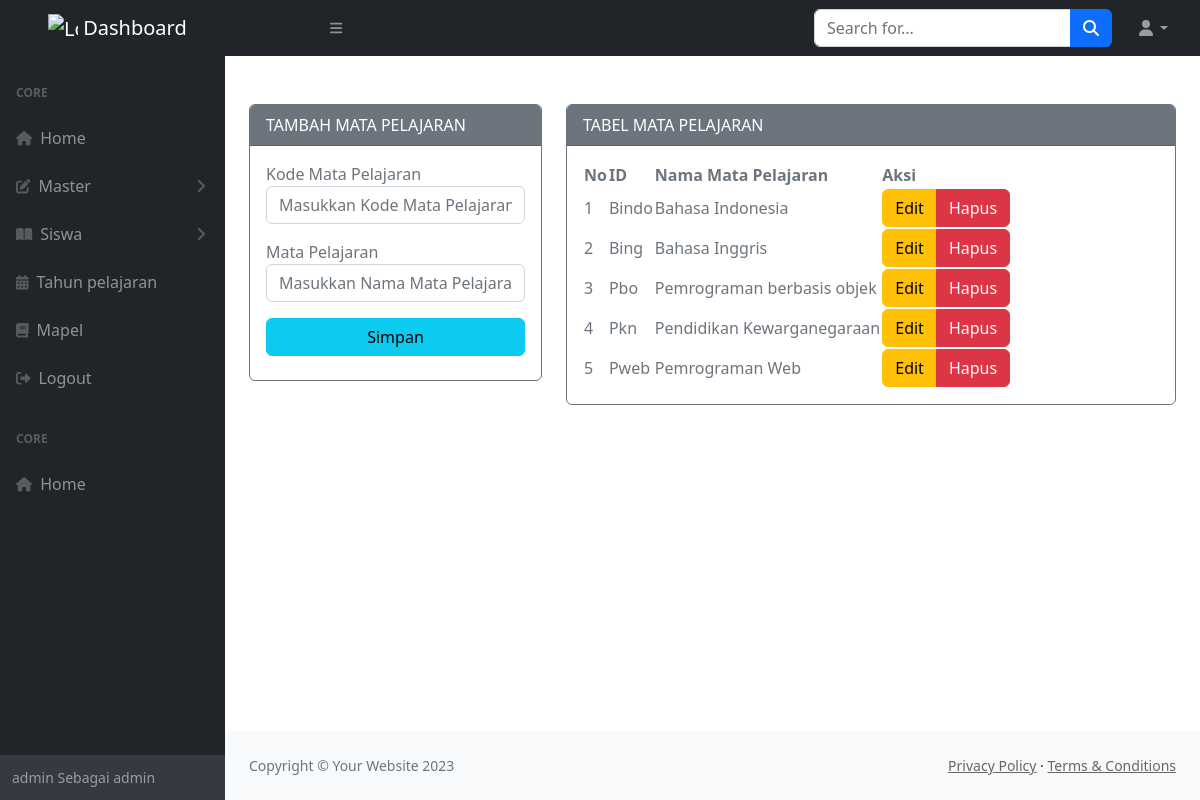
Screenshot of /admin/media.php?module=mapel (signed in) with the database file from the repository.
### tables this page shows
CREATE TABLE `mapel` (
  `kd_mapel` varchar(10) NOT NULL,
  `nama_mapel` varchar(100) NOT NULL
);

### admin/modul/mod_mapel/mapel_v.php (the view, shortened to what this page needs)
<?php
include "../koneksi/koneksi.php";
if (empty($_SESSION['username']) and empty($_SESSION['passuser']) and $_SESSION['login'] == 0) {
    echo "<script>alert('Kembalilah Kejalan yg benar!!!'); window.location = '../../index.php';</script>";
} else {
?>
    <?php
    $update = (isset($_GET['action']) and $_GET['action'] == 'update') ? true : false;
    ?>
    <div class="container mt-5">
        <div class="content-wrapper">
            <div class="container">
                <div class="row">
                    <div class="col-md-4 col-sm-4 col-xs-12">
                        <div class="card border-secondary mb-3">
                            <div class="card-header text-bg-<?= ($update) ? "success" : "secondary" ?>">
                                <?= ($update) ? "EDIT" : "TAMBAH" ?> MATA PELAJARAN
                            </div>
                            <div class="card-body text-secondary">
                                <form action="<?= $_SERVER['REQUEST_URI'] ?>" method="POST" role="form">
                                    <div class="form-group mb-3">
                                        <label>Kode Mata Pelajaran</label>
                                        <input class="form-control" placeholder="Masukkan Kode Mata Pelajaran" name="kd_mapel" type="text" <?= (!$update) ?: 'value="' . $row["kd_mapel"] . '"' ?> />
                                    </div>
                                    <div class="form-group mb-3">
                                        <label>Mata Pelajaran </label>
                                        <input class="form-control" placeholder="Masukkan Nama Mata Pelajaran" name="nama_mapel" type="text" <?= (!$update) ?: 'value="' . $row["nama_mapel"] . '"' ?> />
                                    </div>
                                    <button type="submit" class="btn btn-<?= ($update) ? "success" : "info" ?> btn-block w-100 mb-2">Simpan</button>
                                </form>
                            </div>
                        </div>
                    </div>
                    <div class="col-md-8 col-sm-8 col-xs-12">
                        <div class="card border-secondary mb-3">
                            <div class="card-header text-bg-secondary">
                                TABEL MATA PELAJARAN
                            </div>
                            <div class="card-body text-secondary">
                                <table id="datatablesSimple">
                                    <thead>
                                        <tr>
                                            <th>No</th>
                                            <th>ID</th>
                                            <th>Nama Mata Pelajaran</th>
                                            <th>Aksi</th>
                                        </tr>
                                    </thead>
                                    <tbody>
                                        <tr>
                                            <?php $no = 1; ?>
                                            <?php if ($query = $connect->query("SELECT * FROM mapel")) : ?>
                                                <?php while ($row = $query->fetch_assoc()) : ?>
                                                    <td><?php echo $no++; ?></td>
                                                    <td><?= $row['kd_mapel'] ?></td>
                                                    <td><?= $row['nama_mapel'] ?></td>
                                                    <td class="hidden-print">
                                                        <div class="btn-group">
                                                            <a href="?module=mapel&action=update&key=<?= $row['kd_mapel'] ?>" class="btn btn-warning btn-xs">Edit</a>
                                                            <a href="?module=mapel&action=delete&key=<?= $row['kd_mapel'] ?>" class="btn btn-danger btn-xs">Hapus</a>
                                                        </div>
                                                    </td>
                                        </tr>
                                    <?php endwhile ?>
                                <?php endif ?>
                                    </tbody>
                                </table>
                            </div>
                        </div>
                    </div>
                </div>
            </div>
        </div>
    </div>
<?php } ?>

### admin/modul/mod_mapel/mapel_v.php (style rules this page uses)
a { color: #666; }

### rows the page displays
mapel: kd_mapel "Bindo", nama_mapel "Bahasa Indonesia"
mapel: kd_mapel "Bing", nama_mapel "Bahasa Inggris"
mapel: kd_mapel "Pbo", nama_mapel "Pemrograman berbasis objek"
mapel: kd_mapel "Pkn", nama_mapel "Pendidikan Kewarganegaraan"
mapel: kd_mapel "Pweb", nama_mapel "Pemrograman Web"

### other values shown
$_SESSION['username'] "admin"
$_SESSION['level'] "admin"
